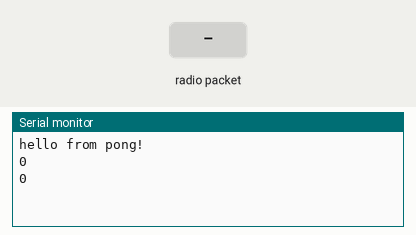
Simulated run of this sketch. Board: Arduino Uno, built with avr-gcc and run on an emulated ATmega328P. Shown: the last lines printed to the serial monitor. The inputs (shaded band) are chosen by the test bench. No radio packets arrive unless stated.

Above: at 1.2 s.
1.3 s: radio packet "1" arrives
At 2.5 s:
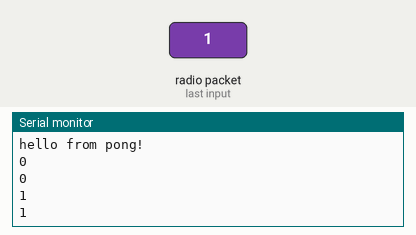
2.8 s: radio packet "2" arrives
At 3.8 s:
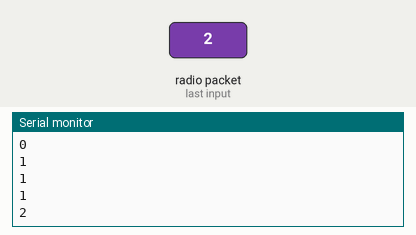
Timing chart, 0 to 5.8 s (numbered marks = the images above; inputs shaded):
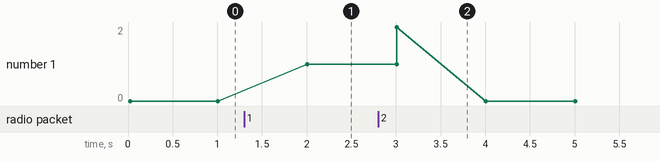

Measured:
- after the input at 1.3 s, the serial monitor: prints a new line after 0.71 s (image 1)
- after the input at 2.8 s, the serial monitor: prints a new line after 0.21 s (image 2)
- plotted number 1: 0 → 1 after the input at 1.3 s

The sketch:

pong.ino
```cpp
/*
* Arduino Wireless Communication Tutorial
*       Example 1 - Receiver Code
*
* by Dejan Nedelkovski, www.HowToMechatronics.com
*
* Library: TMRh20/RF24, https://github.com/tmrh20/RF24/
*/
#include <SPI.h>
#include <nRF24L01.h>
#include <RF24.h>

RF24 radio(6, 7); // CE, CSN

const uint64_t address = 0xF0F0F0F0C1LL;

void setup() {
  Serial.begin(9600);

  radio.begin();
  radio.openReadingPipe(0, address);
  radio.setPALevel(RF24_PA_MIN);
  radio.startListening();

  Serial.println("hello from pong!");
}
void loop() {
  Serial.println(radio.available());
  if (radio.available()) {
    char text[32] = "";
    radio.read(&text, sizeof(text));
    Serial.println(text);
  }

  delay(1000);
}
```
